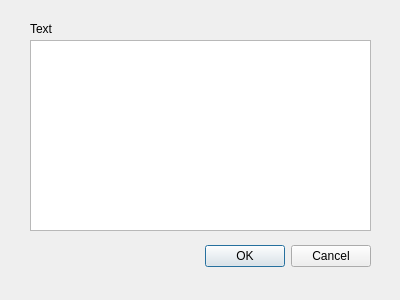
<?xml version="1.0" encoding="UTF-8"?>
<ui version="4.0">
 <class>Dialog</class>
 <widget class="QDialog" name="Dialog">
  <property name="geometry">
   <rect>
    <x>0</x>
    <y>0</y>
    <width>400</width>
    <height>300</height>
   </rect>
  </property>
  <property name="windowTitle">
   <string>Dialog</string>
  </property>
  <widget class="QDialogButtonBox" name="buttonBox">
   <property name="geometry">
    <rect>
     <x>30</x>
     <y>240</y>
     <width>341</width>
     <height>32</height>
    </rect>
   </property>
   <property name="orientation">
    <enum>Qt::Horizontal</enum>
   </property>
   <property name="standardButtons">
    <set>QDialogButtonBox::Cancel|QDialogButtonBox::Ok</set>
   </property>
  </widget>
  <widget class="QLabel" name="label">
   <property name="geometry">
    <rect>
     <x>30</x>
     <y>20</y>
     <width>67</width>
     <height>17</height>
    </rect>
   </property>
   <property name="text">
    <string>Text</string>
   </property>
  </widget>
  <widget class="QPlainTextEdit" name="text">
   <property name="geometry">
    <rect>
     <x>30</x>
     <y>40</y>
     <width>341</width>
     <height>191</height>
    </rect>
   </property>
  </widget>
 </widget>
 <resources/>
 <connections>
  <connection>
   <sender>buttonBox</sender>
   <signal>accepted()</signal>
   <receiver>Dialog</receiver>
   <slot>accept()</slot>
   <hints>
    <hint type="sourcelabel">
     <x>248</x>
     <y>254</y>
    </hint>
    <hint type="destinationlabel">
     <x>157</x>
     <y>274</y>
    </hint>
   </hints>
  </connection>
  <connection>
   <sender>buttonBox</sender>
   <signal>rejected()</signal>
   <receiver>Dialog</receiver>
   <slot>reject()</slot>
   <hints>
    <hint type="sourcelabel">
     <x>316</x>
     <y>260</y>
    </hint>
    <hint type="destinationlabel">
     <x>286</x>
     <y>274</y>
    </hint>
   </hints>
  </connection>
 </connections>
</ui>
